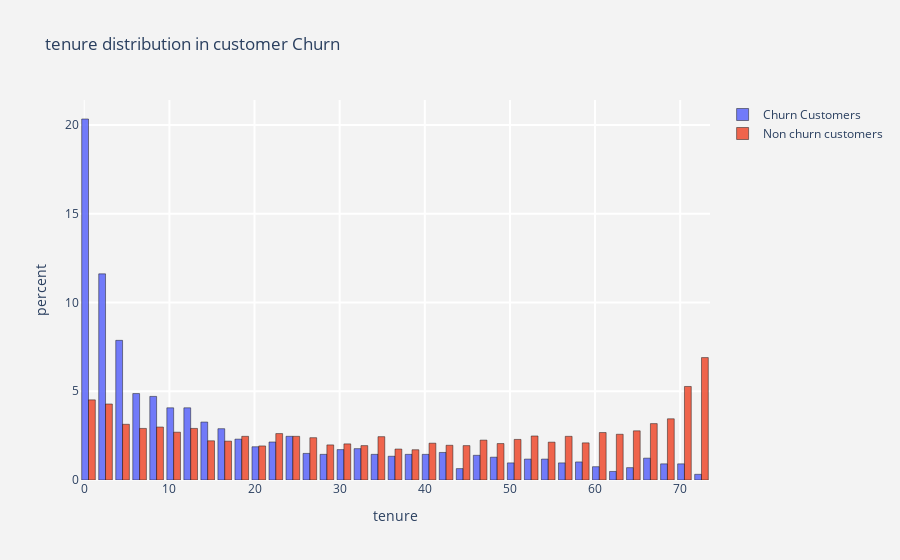
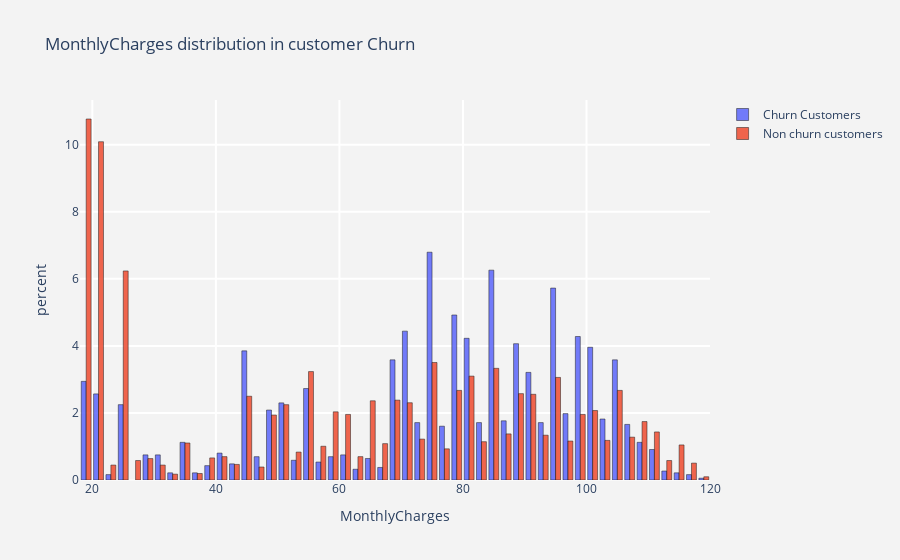
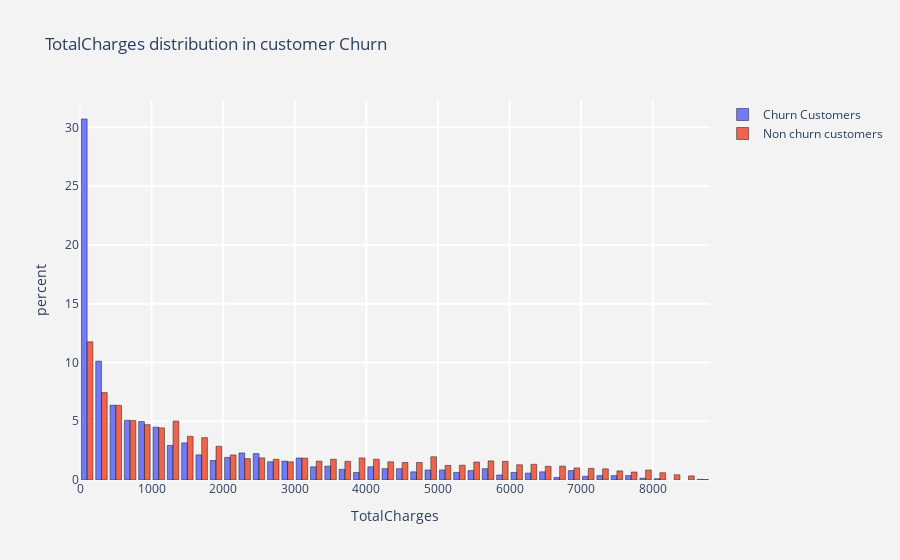

Notebook code cell kept with these figures, in order:
### Code cell
#for all categorical columns plot histogram    
for i in num_cols :
    histogram(i)
plt.show()

### Figure 1 — Plotly figure (JSON) as saved in the notebook; plotly's stock layout.template omitted (floating-point values rounded to 4 significant figures; data arrays with more than 128 entries replaced by an {"elided": "..."} marker saying what was removed)
{"data": [{"histnorm": "percent", "marker": {"line": {"color": "black", "width": 0.5}}, "name": "Churn Customers", "opacity": 0.9, "type": "histogram", "x": {"elided": "1869 int values"}}, {"histnorm": "percent", "marker": {"line": {"color": "black", "width": 0.5}}, "name": "Non churn customers", "opacity": 0.9, "type": "histogram", "x": {"elided": "5163 int values"}}], "layout": {"autosize": true, "paper_bgcolor": "rgb(243,243,243)", "plot_bgcolor": "rgb(243,243,243)", "title": {"text": "tenure distribution in customer Churn "}, "xaxis": {"autorange": true, "gridcolor": "rgb(255, 255, 255)", "gridwidth": 2, "range": [-0.5, 73.5], "ticklen": 5, "title": {"text": "tenure"}, "type": "linear", "zerolinewidth": 1}, "yaxis": {"autorange": true, "gridcolor": "rgb(255, 255, 255)", "gridwidth": 2, "range": [0, 21.4], "ticklen": 5, "title": {"text": "percent"}, "zerolinewidth": 1}}}

### Figure 2 — Plotly figure (JSON) as saved in the notebook; plotly's stock layout.template omitted (floating-point values rounded to 4 significant figures; data arrays with more than 128 entries replaced by an {"elided": "..."} marker saying what was removed)
{"data": [{"histnorm": "percent", "marker": {"line": {"color": "black", "width": 0.5}}, "name": "Churn Customers", "opacity": 0.9, "type": "histogram", "x": {"elided": "1869 float values"}}, {"histnorm": "percent", "marker": {"line": {"color": "black", "width": 0.5}}, "name": "Non churn customers", "opacity": 0.9, "type": "histogram", "x": {"elided": "5163 float values"}}], "layout": {"autosize": true, "paper_bgcolor": "rgb(243,243,243)", "plot_bgcolor": "rgb(243,243,243)", "title": {"text": "MonthlyCharges distribution in customer Churn "}, "xaxis": {"autorange": true, "gridcolor": "rgb(255, 255, 255)", "gridwidth": 2, "range": [18, 120], "ticklen": 5, "title": {"text": "MonthlyCharges"}, "type": "linear", "zerolinewidth": 1}, "yaxis": {"autorange": true, "gridcolor": "rgb(255, 255, 255)", "gridwidth": 2, "range": [0, 11.34], "ticklen": 5, "title": {"text": "percent"}, "zerolinewidth": 1}}}

### Figure 3 — Plotly figure (JSON) as saved in the notebook; plotly's stock layout.template omitted (floating-point values rounded to 4 significant figures; data arrays with more than 128 entries replaced by an {"elided": "..."} marker saying what was removed)
{"data": [{"histnorm": "percent", "marker": {"line": {"color": "black", "width": 0.5}}, "name": "Churn Customers", "opacity": 0.9, "type": "histogram", "x": {"elided": "1869 float values"}}, {"histnorm": "percent", "marker": {"line": {"color": "black", "width": 0.5}}, "name": "Non churn customers", "opacity": 0.9, "type": "histogram", "x": {"elided": "5163 float values"}}], "layout": {"autosize": true, "paper_bgcolor": "rgb(243,243,243)", "plot_bgcolor": "rgb(243,243,243)", "title": {"text": "TotalCharges distribution in customer Churn "}, "xaxis": {"autorange": true, "gridcolor": "rgb(255, 255, 255)", "gridwidth": 2, "range": [0, 8800], "ticklen": 5, "title": {"text": "TotalCharges"}, "type": "linear", "zerolinewidth": 1}, "yaxis": {"autorange": true, "gridcolor": "rgb(255, 255, 255)", "gridwidth": 2, "range": [0, 32.33], "ticklen": 5, "title": {"text": "percent"}, "zerolinewidth": 1}}}
